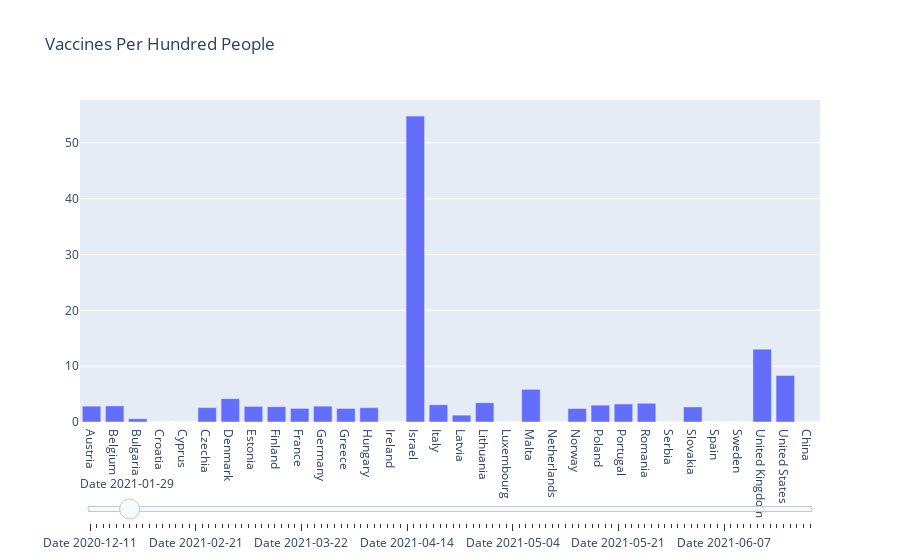

Notebook cell for this chart:
### Code cell
plot_vaccine_progress(country_vaccine_time, countries, 'Percent', 'Vaccines Per Hundred People')
